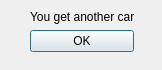
<?xml version="1.0" encoding="UTF-8"?>
<ui version="4.0">
 <class>ShowCivReward</class>
 <widget class="QDialog" name="ShowCivReward">
  <property name="geometry">
   <rect>
    <x>0</x>
    <y>0</y>
    <width>162</width>
    <height>70</height>
   </rect>
  </property>
  <property name="windowTitle">
   <string>Dialog</string>
  </property>
  <widget class="QWidget" name="">
   <property name="geometry">
    <rect>
     <x>30</x>
     <y>10</y>
     <width>104</width>
     <height>42</height>
    </rect>
   </property>
   <layout class="QVBoxLayout" name="verticalLayout">
    <item>
     <widget class="QLabel" name="label">
      <property name="text">
       <string>You get another card</string>
      </property>
     </widget>
    </item>
    <item>
     <widget class="QPushButton" name="pushButton">
      <property name="text">
       <string>OK</string>
      </property>
     </widget>
    </item>
   </layout>
  </widget>
 </widget>
 <resources/>
 <connections/>
</ui>
